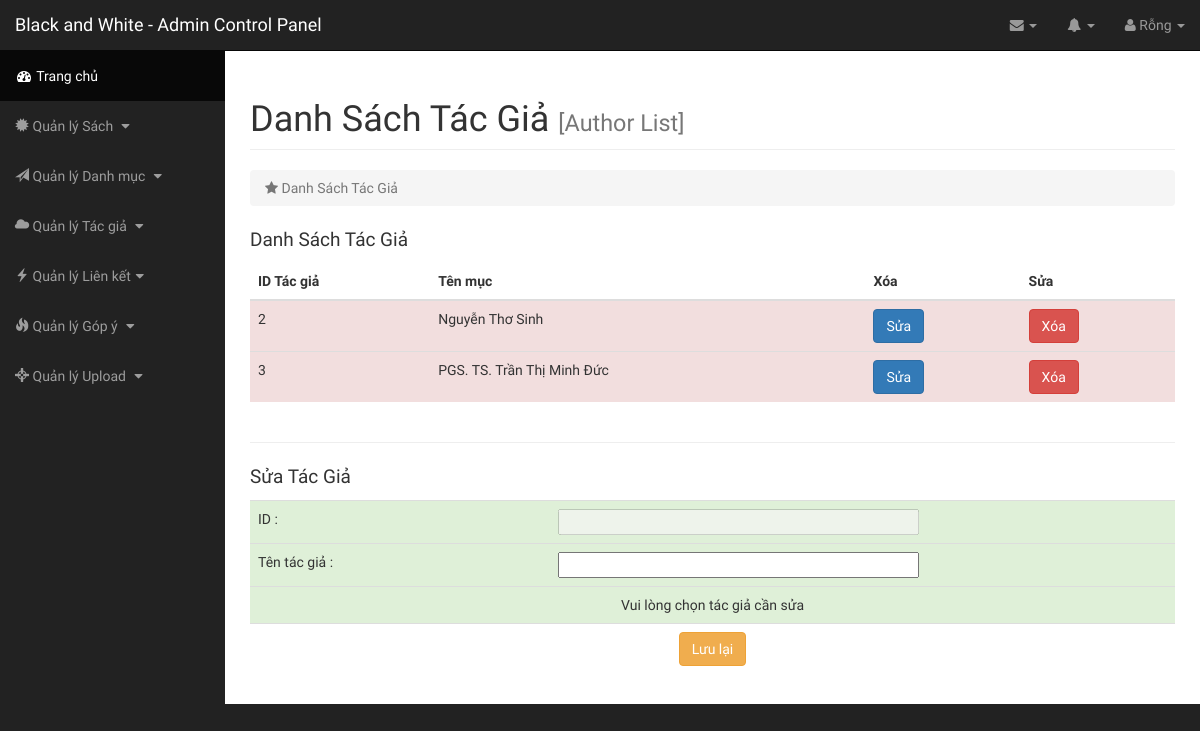
The page /admin/index.php?page=danh-sach-tac-gia on the database as committed earlier.
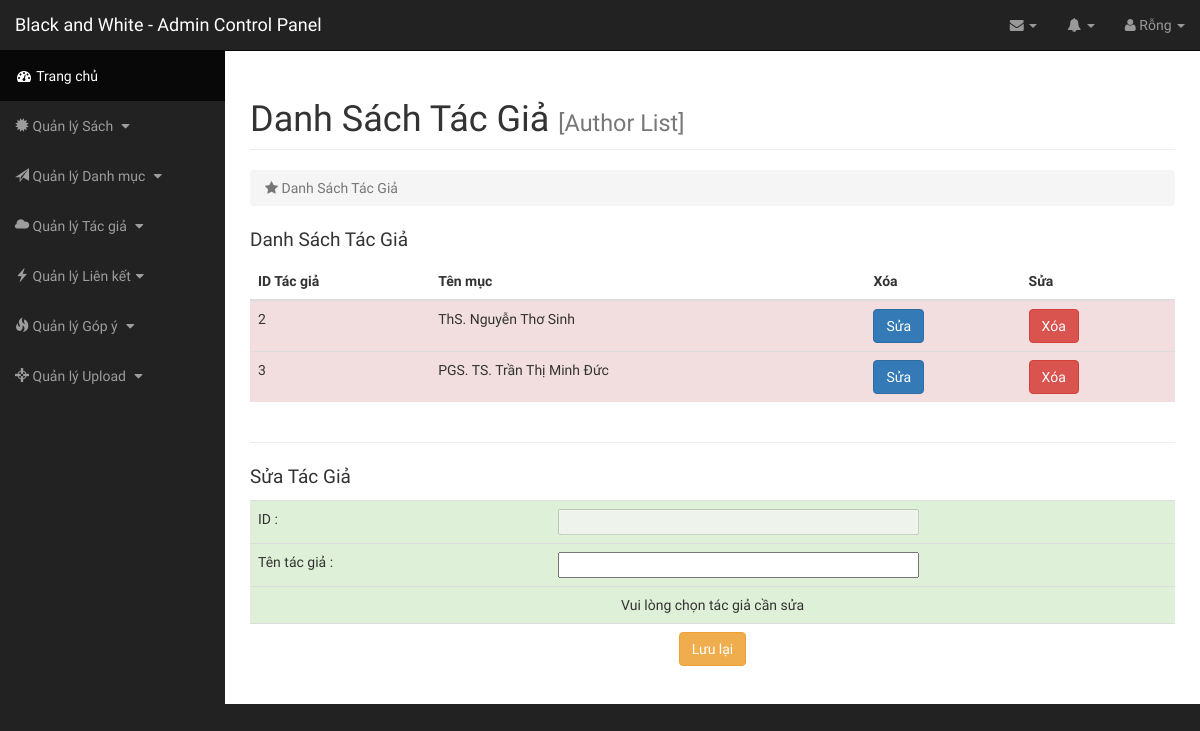
The same page on the database as committed later.
### tables this page shows
CREATE TABLE `author` (
  `authorid` int(100) NOT NULL,
  `authorname` varchar(255) NOT NULL
);

### class/Db.class.php (called while the page is built, shortened)
<?php
class Db{
	private $conn = null;
	public function __construct()
	{
		$host ="mysql:host=". HOST."; dbname=". DB_NAME;
		try
		{
			$this->conn = new PDO($host, DB_USER, DB_PASS);
			$this->conn->query("set names 'utf8' ");
		}
		catch (PDOException $e)
		{
			echo "Không thể kết nối cơ sở dữ liệu";
		}
	}
	private function query($sql, $arr = array(), $mode = PDO::FETCH_ASSOC)
	{
		$pre = $this->conn->prepare($sql);
		if(!$pre->execute($arr))
		{
			echo "Không thể thực thi"; exit;
		}
		return $pre->fetchAll($mode);
	}
	public function select($sql, $arr = array(), $mode = PDO::FETCH_ASSOC)
	{
		return $this->query($sql, $arr, $mode);
	}
}
?>

### admin/inc/authorlist.php (the view)
<div id="page-wrapper">
    <div class="container-fluid">
        <div class="row">
            <div class="col-lg-12">
                <h1 class="page-header">
                    Danh Sách Tác Giả <small class="text-muted">[Author List]</small>
                </h1>
                <ol class="breadcrumb">
                    <li class="active">
                        <i class="fa fa-star"></i> Danh Sách Tác Giả
                    </li>
                </ol>
            </div>
        </div>
        <div class="catlist">
          <div class="row">
            <div class="col-sm-12">
              <p class="cat-title">Danh Sách Tác Giả</p>
              <table class="table">
      <thead>
        <tr>
          <th>ID Tác giả</th>
          <th>Tên mục</th>
          <th>Xóa</th>
          <th>Sửa</th>
        </tr>
      </thead>
      <tbody>
        <?php
          $sql = "SELECT * FROM author";
          $rows = $obj->select($sql);
          foreach ($rows as $row) {
        ?>
        <tr class="danger">
          <td class="success"><?php echo $row["authorid"]; ?></td>
          <td><?php echo $row["authorname"]; ?></td>
          <td><button class="btn btn-primary updateau"  data-id="<?php echo $row["authorid"]; ?>" name="button" id="edit-cat-<?php echo $row["authorid"]; ?>">Sửa</button></td>
          <td><button class="btn btn-danger delau"  data-id="<?php echo $row["authorid"]; ?>" name="button" id="del-cat-<?php echo $row["authorid"]; ?>">Xóa</button></td>
        </tr>
        <?php
          }
        ?>
      </tbody>
    </table>
            </div>
          </div>
        </div>
        <hr>
        <div class="row">
          <div class="col-sm-12">
            <p class="cat-title">Sửa Tác Giả</p>
            <table class="table">
    <tbody>
      <tr class="primary">
        <td class="success" width="36%">ID :</td>
        <td class="success" width="34%"><input type="text" name="" class="form-controls" size="40" id="auid-edit" disabled></td>
        <td class="success" id="kqAUID" width="30%"></td>
      </tr>
      <tr class="primary">
        <td class="success">Tên tác giả :</td>
        <td class="success"><input type="text" name="" class="form-controls" size="40" id="auname-edit"></td>
        <td class="success" width="30%"></td>
      </tr>
      <tr class="primary">
        <td class="success" colspan="3" id="au-status" style="text-align: center;">Vui lòng chọn tác giả cần sửa</td>
      </tr>
      <tr>
        <td colspan="3" style="text-align:center;">
          <div class="btn btn-warning" href="#" role="button" id="au-update" onclick="return confirmAction()">Lưu lại</div>
        </td>
      </tr>
    </tbody>
  </table>
          </div>
        </div>
    </div>
</div>

### admin/index.php (shortened to what this page needs)
<?php
  $obj = new Db();
?>
<!DOCTYPE html>
<html>
  <head>
    <?php
      include("inc/header.php");
    ?>
  </head>
  <body>
    <div id="wrapper">
      <?php
      include("inc/navigation.php");
      if(isset($_GET['page'])){
        $id = $_GET['page'];
      }
      else $id = "";
      switch ($id) {
        case 'danh-sach-tac-gia':
          include("inc/authorlist.php");
          break;
      }
      ?>
    </div>
  </body>
</html>

### admin/inc/header.php (shortened to what this page needs)
<link href="css/bootstrap.min.css" rel="stylesheet">
<link href="css/sb-admin.css" rel="stylesheet">
<link href="css/customcss.css" rel="stylesheet">
<link href="font-awesome/css/font-awesome.min.css" rel="stylesheet" type="text/css">

### admin/inc/navigation.php (shortened to what this page needs)
<nav class="navbar navbar-inverse navbar-fixed-top" role="navigation">
    <div class="navbar-header">
        <a class="navbar-brand" href="../index.php">Black and White - Admin Control Panel</a>
    </div>
    <ul class="nav navbar-right top-nav">
        <li class="dropdown">
            <a href="#" class="dropdown-toggle" data-toggle="dropdown"><i class="fa fa-envelope"></i> <b class="caret"></b></a>
        </li>
        <li class="dropdown">
            <a href="#" class="dropdown-toggle" data-toggle="dropdown"><i class="fa fa-bell"></i> <b class="caret"></b></a>
        </li>
        <li class="dropdown">
            <a href="#" class="dropdown-toggle" data-toggle="dropdown"><i class="fa fa-user"></i>
              <?php
                if(isset($_SESSION['user'])){
                   echo $_SESSION['user'];
                 }
                else {
                  echo "Rỗng";
                }
              ?>
                <b class="caret"></b></a>
        </li>
    </ul>
    <div class="collapse navbar-collapse navbar-ex1-collapse">
        <ul class="nav navbar-nav side-nav">
            <li class="active">
                <a href="index.php"><i class="fa fa-fw fa-dashboard"></i> Trang chủ</a>
            </li>
            <li>
                <a href="javascript:;" data-toggle="collapse" data-target="#demo2"><i class="glyphicon glyphicon-certificate"></i> Quản lý Sách <i class="fa fa-fw fa-caret-down"></i></a>
            </li>
            <li>
                <a href="javascript:;" data-toggle="collapse" data-target="#demo1"><i class="glyphicon glyphicon-send"></i> Quản lý Danh mục <i class="fa fa-fw fa-caret-down"></i></a>
            </li>
            <li>
                <a href="javascript:;" data-toggle="collapse" data-target="#demo8"><i class="glyphicon glyphicon-cloud"></i> Quản lý Tác giả <i class="fa fa-fw fa-caret-down"></i></a>
            </li>
            <li>
                <a href="javascript:;" data-toggle="collapse" data-target="#demo"><i class="	glyphicon glyphicon-flash"></i> Quản lý Liên kết<i class="fa fa-fw fa-caret-down"></i></a>
            </li>
            <li>
                <a href="javascript:;" data-toggle="collapse" data-target="#demo4"><i class="glyphicon glyphicon-fire"></i> Quản lý Góp ý <i class="fa fa-fw fa-caret-down"></i></a>
            </li>
            <li>
                <a href="javascript:;" data-toggle="collapse" data-target="#demo5"><i class="glyphicon glyphicon-screenshot"></i> Quản lý Upload <i class="fa fa-fw fa-caret-down"></i></a>
            </li>
        </ul>
    </div>
</nav>

### admin/css/sb-admin.css (style rules this page uses)
body { margin-top: 100px; background-color: #222; }
@media (min-width:768px) { body { margin-top: 50px; } }
#wrapper { padding-left: 0; }
#page-wrapper { width: 100%; padding: 0; background-color: #fff; }
@media (min-width:768px) { #wrapper { padding-left: 225px; } }
@media (min-width:768px) { #page-wrapper { padding: 10px; } }
.top-nav { padding: 0 15px; }
.top-nav>li { display: inline-block; float: left; }
.top-nav>li>a { padding-top: 15px; padding-bottom: 15px; line-height: 20px; color: #999; }
@media (min-width:768px) { .side-nav { position: fixed; top: 51px; left: 225px; width: 225px; margin-left: -225px; border: none; border-radius: 0; overflow-y: auto; background-color: #222; bottom: 0; overflow-x: hidden; padding-bottom: 40px; } }
@media (min-width:768px) { .side-nav>li>a { width: 225px; } }

### admin/css/customcss.css (style rules this page uses)
* body { font-family: 'Fira Sans Extra Condensed', sans-serif; }
p.cat-title { font-weight: 500; font-size: 19px; }

Rows that differ between the two databases and show on the page:
changed author id 2: authorname "Nguyễn Thơ Sinh" → "ThS. Nguyễn Thơ Sinh"
